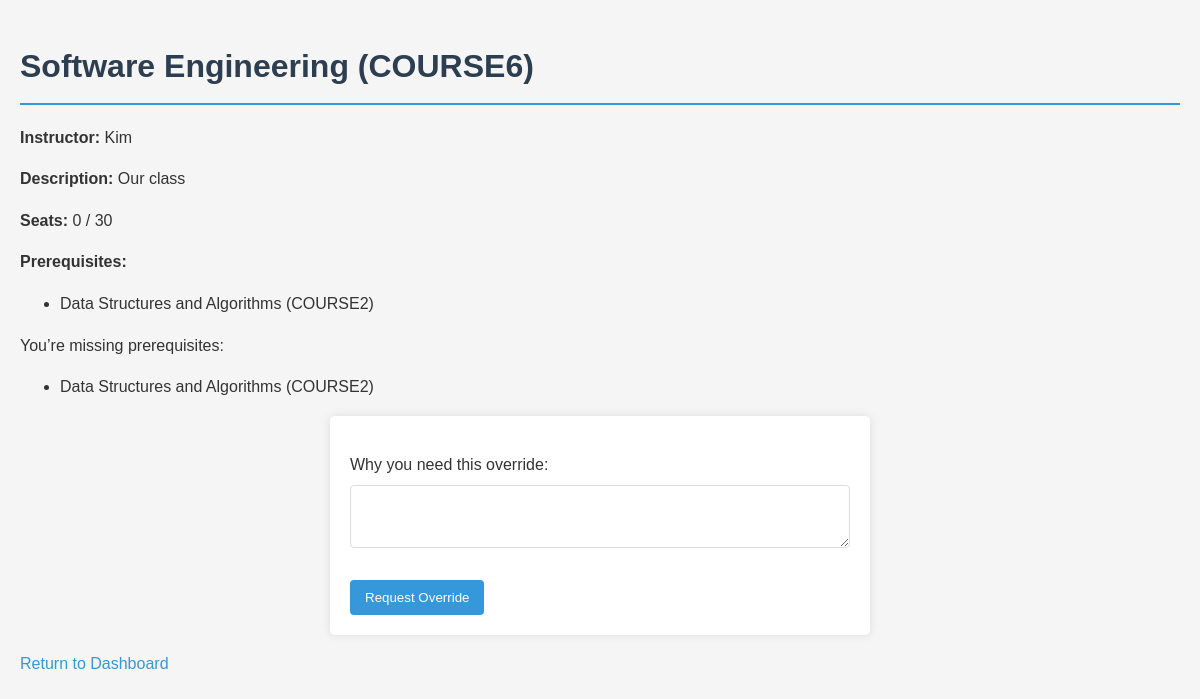
/class/6/ (signed in), run on the app's committed database.
### administration/models.py (models this page shows, shortened)
class Course(models.Model):
    title = models.CharField(max_length=200)
    code = models.CharField(max_length=20, default='UNKN101')
    description = models.TextField()
    seat_limit = models.PositiveIntegerField()
    prerequisites = models.ManyToManyField('self', blank=True, symmetrical=False)
    instructor = models.ForeignKey(settings.AUTH_USER_MODEL,on_delete=models.SET_NULL, null=True, related_name='courses')
    @property
    def is_full(self):
        return self.enrollments.count() >= self.seat_limit
    def missing_prerequisites(self, student):
        taken = {enrolled.course for enrolled in student.enrollments.all()}
        return self.prerequisites.exclude(pk__in=[c.pk for c in taken])

### student/views.py (the view)
# urls.py: path('class/<int:course_id>/',        login_required(student_course_detail),         name='student-course-detail'),
@login_required
def student_course_detail(request, course_id):
    course = Course.objects.get(pk=course_id)
    missing = course.missing_prerequisites(request.user)
    context = {'course': course,'eligible_to_enroll': not course.is_full and not missing and not Enrollment.objects.filter(course=course, student=request.user).exists(),
        'missing_prereq': bool(missing), 'missing_list': missing }
    return render(request, 'student/course_detail.html', context)

### templates/student/course_detail.html (shortened to what this page needs)
<!DOCTYPE html>
<html lang="en">
<head>
    {% load static %}
  <link rel="stylesheet" href="{% static 'css/style.css' %}">
</head>
<body>
  <h1>{{ course.title }} ({{ course.code }})</h1>
  <p><strong>Instructor:</strong> {{ course.instructor }}</p>
  <p><strong>Description:</strong> {{ course.description }}</p>
  <p><strong>Seats:</strong> {{ course.enrollments.count }} / {{ course.seat_limit }}</p>
  <p><strong>Prerequisites:</strong>
    {% if course.prerequisites.exists %}
      <ul>
        {% for pre in course.prerequisites.all %}
          <li>{{ pre.title }} ({{ pre.code }})</li>
        {% endfor %}
      </ul>
    {% else %}
      None
    {% endif %}
  </p>
  {% if eligible_to_enroll %}
    <form method="post" action="{% url 'student-enroll-course' course.id %}">
      {% csrf_token %}
      <button type="submit">Enroll</button>
    </form>
  {% elif missing_prereq %}
    <p>You’re missing prerequisites:</p>
    <ul>
      {% for preq in missing_list %}
        <li>{{ preq.title }} ({{ preq.code }})</li>
      {% endfor %}
    </ul>
    <form method="post" action="{% url 'student-request-override' course.id %}">
      <p><label for="reason">Why you need this override:</label><br>
      <textarea id="reason" name="reason" rows="3" required></textarea></p>
      <button type="submit">Request Override</button>
    </form>
  {% elif course.is_full %}
    <p><em>This course is full.</em></p>
    <form method="post" action="{% url 'waitlist_course' course.id %}">
      {% csrf_token %}
      <button type="submit">Join Waitlist</button>
    </form>
  {% endif %}
    <p><a href="{% url 'student-dashboard' %}">Return to Dashboard</a></p>
</body>
</html>

### static/css/style.css (style rules this page uses)
body { font-family: Arial, Helvetica, sans-serif; background-color: #f5f5f5; color: #333; line-height: 1.6; margin: 0; padding: 20px; }
h1 { color: #2c3e50; border-bottom: 2px solid #3498db; padding-bottom: 10px; margin-bottom: 20px; }
input, select, textarea { width: 100%; padding: 8px; margin: 8px 0; border: 1px solid #ddd; border-radius: 4px; box-sizing: border-box; }
button, input[type="submit"] { background-color: #3498db; color: white; padding: 10px 15px; border: none; border-radius: 4px; cursor: pointer; }
a { color: #3498db; text-decoration: none; }
form { max-width: 500px; margin: 0 auto; background: white; padding: 20px; border-radius: 5px; box-shadow: 0 0 10px rgba(0,0,0,0.1); }

### data on the page
Course: title "Software Engineering", code "COURSE6", instructor "Kim", description "Our class", enrollments.count "0", seat_limit "30"
Course: title "Data Structures and Algorithms", code "COURSE2"
